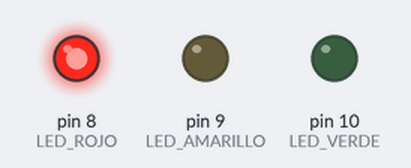
Bench run of a sketch on a simulated Arduino Uno, built with avr-gcc and run on an emulated ATmega328P. Parts: output pins drawn as LEDs (lit = HIGH).

Above: at 2.5 s.
At 6.0 s:
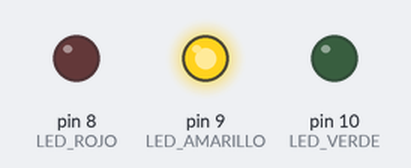
At 9.5 s:
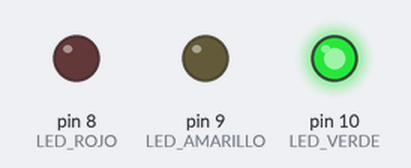
At 13.0 s:
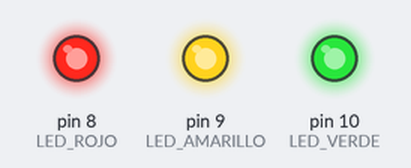
Timing chart, 0 to 18.2 s (numbered marks = the images above):
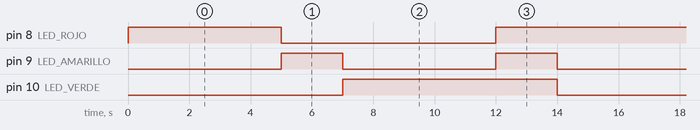

Measured:
- by itself, pin 8 (LED_ROJO): repeats every 14.0 s: LOW 7.0 s, HIGH 7.0 s
- by itself, pin 9 (LED_AMARILLO): alternates HIGH for 2.0 s and LOW for 5.0 s
- by itself, pin 10 (LED_VERDE): alternates HIGH for 7.0 s and LOW for 7.0 s

The sketch:

turn_light_RGBLEDKY-016Module.ino
```cpp
// Definir pines del módulo semáforo
#define LED_ROJO 8
#define LED_AMARILLO 9
#define LED_VERDE 10

void setup() {
    pinMode(LED_ROJO, OUTPUT);
    pinMode(LED_AMARILLO, OUTPUT);
    pinMode(LED_VERDE, OUTPUT);
}

void loop() {
    // Encender ROJO (detener)
    digitalWrite(LED_ROJO, HIGH);
    digitalWrite(LED_AMARILLO, LOW);
    digitalWrite(LED_VERDE, LOW);
    delay(5000);  // Mantener el rojo encendido 5 segundos

    // Encender AMARILLO (precaución)
    digitalWrite(LED_ROJO, LOW);
    digitalWrite(LED_AMARILLO, HIGH);
    digitalWrite(LED_VERDE, LOW);
    delay(2000);  // Mantener el amarillo encendido 2 segundos

    // Encender VERDE (avanzar)
    digitalWrite(LED_ROJO, LOW);
    digitalWrite(LED_AMARILLO, LOW);
    digitalWrite(LED_VERDE, HIGH);
    delay(5000);  // Mantener el verde encendido 5 segundos


    // Encender VERDE (avanzar)
    digitalWrite(LED_ROJO, HIGH);
    digitalWrite(LED_AMARILLO, HIGH);
    digitalWrite(LED_VERDE, HIGH);
    delay(2000);
    // Volver a ROJO
}
```
